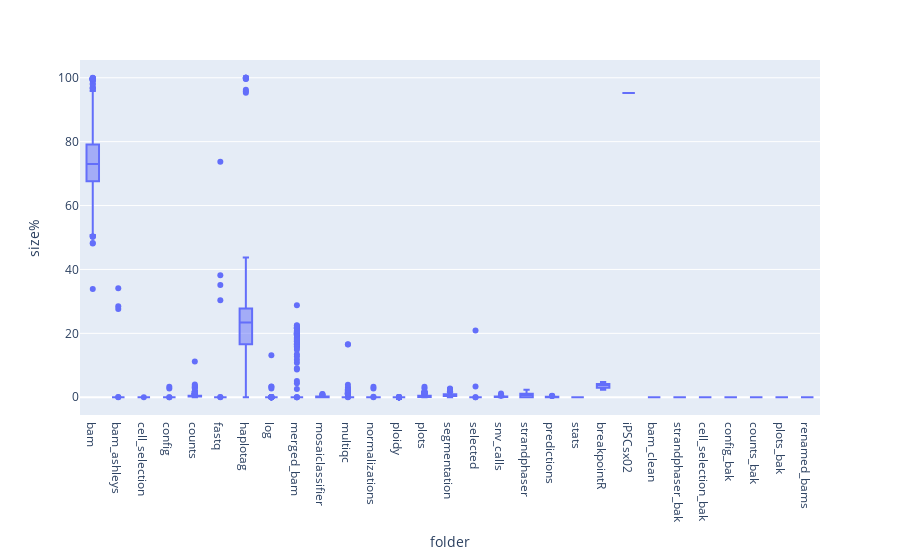

Here is the notebook cell this chart was saved with:
### Code cell
import plotly.express as px
px.box(data, x="folder", y="size%")

### Figure 1 — Plotly figure (JSON) as saved in the notebook; plotly's stock layout.template omitted (floating-point values rounded to 4 significant figures; data arrays with more than 128 entries replaced by an {"elided": "..."} marker saying what was removed)
{"data": [{"alignmentgroup": "True", "hovertemplate": "folder=%{x}<br>size%=%{y}<extra></extra>", "legendgroup": "", "marker": {"color": "#636efa"}, "name": "", "notched": false, "offsetgroup": "", "orientation": "v", "showlegend": false, "type": "box", "x": {"elided": "6361 str values"}, "x0": " ", "xaxis": "x", "y": {"elided": "6361 float values"}, "y0": " ", "yaxis": "y"}], "layout": {"boxmode": "group", "legend": {"tracegroupgap": 0}, "margin": {"t": 60}, "xaxis": {"anchor": "y", "domain": [0, 1], "title": {"text": "folder"}}, "yaxis": {"anchor": "x", "domain": [0, 1], "title": {"text": "size%"}}}}
